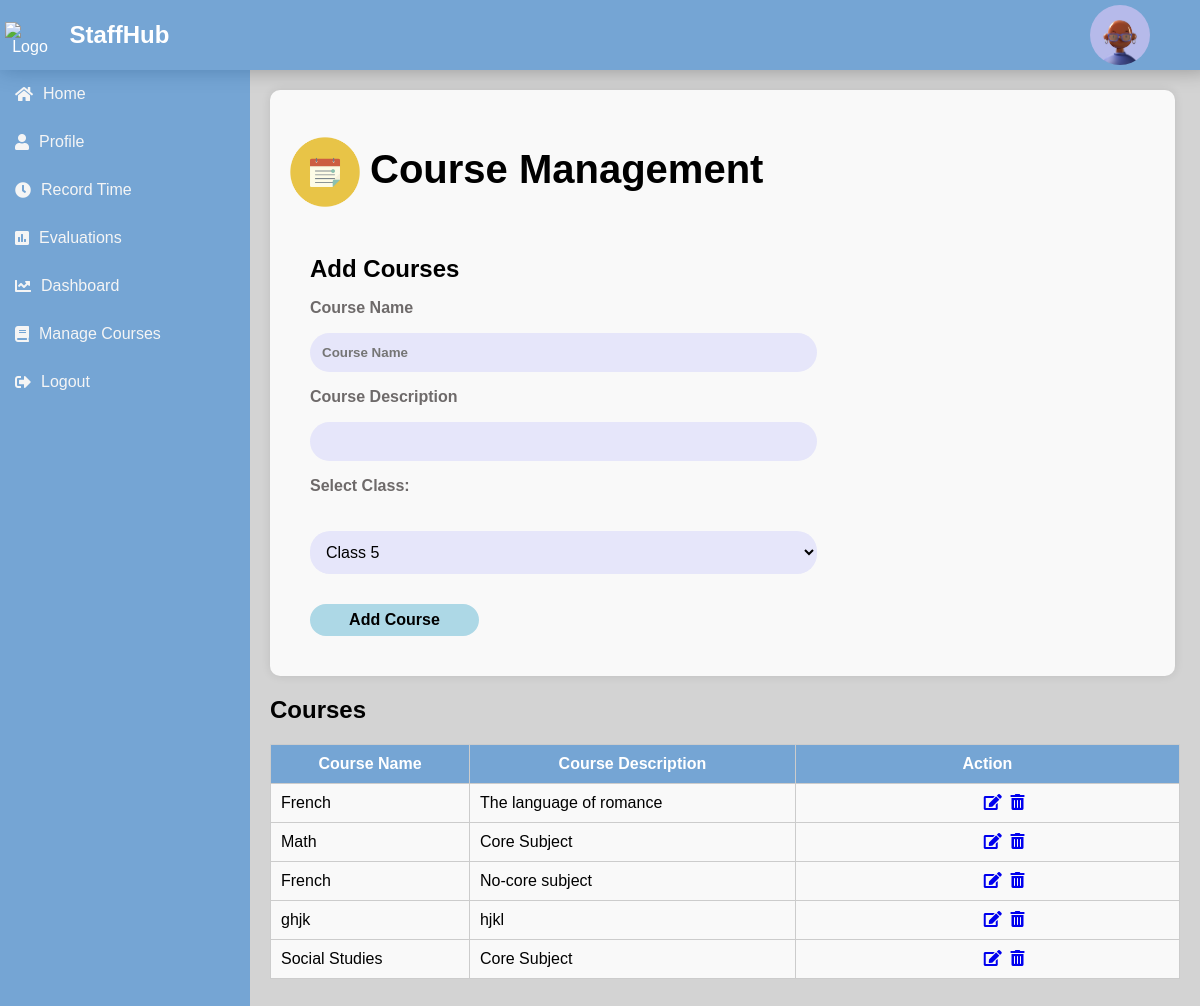
Screenshot of /admin/courses.php with the database file from the repository.
### tables this page shows
CREATE TABLE `courses` (
  `CourseID` int(11) NOT NULL,
  `UserID` int(11) DEFAULT NULL,
  `CourseName` varchar(100) DEFAULT NULL,
  `CourseDescription` varchar(255) DEFAULT NULL,
  `ClassID` int(11) NOT NULL
);

### actions/get_all_classes.php (called while the page is built)
<?php
include "../settings/connection.php";
function getAllClasses() {
    global $con;
    $sql = "SELECT * FROM class";
    $result = $con->query($sql);
    if ($result) {
        if ($result->num_rows > 0) {
            $classes=mysqli_fetch_all($result, MYSQLI_ASSOC);
            return $classes;
            }
        else {
            return array();
        }
    } else {
        return false;
    }
}

### functions/class_fxn.php (called while the page is built)
<?php
 include "../actions/get_all_classes.php";
 $classes = getAllClasses();
?>

### actions/get_all_courses.php (called while the page is built)
<?php
include "../settings/connection.php";
function getAllCourses() {
    global $con;
    $sql = "SELECT * FROM courses";
    $result = $con->query($sql);
    if ($result) {
        if ($result->num_rows > 0) {
            $courses=mysqli_fetch_all($result, MYSQLI_ASSOC);
            return $courses;
            }
        else {
            return array();
        }
    } else {
        return false;
    }
}

### functions/course_fxn.php (called while the page is built)
<?php
 include "../actions/get_all_courses.php";
 $courses = getAllCourses();
?>

### admin/courses.php (the view, shortened to what this page needs)
<?php
include "../functions/course_fxn.php";
include "../functions/class_fxn.php";
?>
<!DOCTYPE html>
<html lang="en">
<head>
    <link rel="stylesheet" href="https://cdnjs.cloudflare.com/ajax/libs/font-awesome/5.15.4/css/all.min.css">
</head>
<body>
    <header class="header">
        <div>
            <img src="../images/logo.png" alt="Logo" class="logo">
            <h1 class="header-title">StaffHub</h1>
        </div>
        <div class="profile">
            <div class="profile-img">
                <img src="../images/profile.jpeg" alt="Profile Image">
            </div>
        </div>
    </header>
    <div class="container">
        <div class="menu" id="menu">
            <ul>
                <li><a href="../view/welcome.php"><i class="fas fa-home"></i> Home</a></li>
                <li><a href="../admin/profile.php"><i class="fas fa-user"></i> Profile</a></li>
                <li><a href="../admin/time.php"><i class="fas fa-clock"></i> Record Time</a></li>
                <li><a href="../admin/evaluations.php"><i class="fas fa-poll"></i> Evaluations</a></li>
                <li><a href="../admin/dashboard.php"><i class="fas fa-chart-line"></i> Dashboard</a></li>
                <li><a href="../admin/courses.php"><i class="fas fa-book"></i> Manage Courses</a></li>
                <li><a href="../login/logout.php"><i class="fas fa-sign-out-alt"></i> Logout</a></li>
            </ul>
        </div>
        <div class="content">
            <div class="container">
                <div class="clocking-in card">
                    <h1 style="font-size:40px;"><img src="../images/event.jpg" alt="Event Icon" style="vertical-align: middle; margin-right: 10px; width: 70px;">Course Management</h2>
                        <br>
                        <div class="clockingcontainer">
                            <div class="clocking-details">
                                <div>
                                    <h2>Add Courses</h2>
                                    <form action="../actions/add_course_action.php" method="POST" name="addCourse" id="addCourseForm">
                                        <div class="calendar" id="clockInCalendar">
                                            <label for="courseName">Course Name</label>
                                            <input type="name" name="name" id="name" placeholder="Course Name" required>
                                            <label for="description">Course Description</label>
                                            <input type="description" name="description" id="description">
                                            <div class="dropdown">
                                                <label for="class">Select Class:</label>
                                                <br>
                                                <br>
                                                <select name="class" id="class">
                                                    <?php
                                                    foreach ($classes as $class) {
                                                        echo "<option value='" . $class['ClassID'] . "'>" . $class['Class'] . "</option>";
                                                    }
                                                    ?>
                                                </select>
                                            </div>
                                            <button type="submit" name="addCourse" id="addCourse">Add Course</button>
                                    </form>
                                </div>
                            </div>
                        </div>
                </div>
            </div>
        </div>
        <div class="recent-times">
            <h2>Courses</h2>
            <table>
                <thead>
                    <tr>
                        <th>Course Name</th>
                        <th>Course Description</th>
                        <th>Action</th>
                    </tr>
                </thead>
                <tbody>
                    <?php
                    if (!empty($courses)) {
                        foreach ($courses as $row) {
                            echo '<tr>';
                            echo '<td>' . $row['CourseName'] . '</td>';
                            echo '<td>' . $row['CourseDescription'] . '</td>';
                            echo '<td>';
                            echo '<a href="../admin/edit_course_view.php?id=' . $row['CourseID'] . '"><i class="fas fa-edit"></i></a>';
                            echo '<a href="../actions/delete_course_action.php?id=' . $row['CourseID'] . '"><i class="fas fa-trash-alt"></i></a>';
                            echo '</td>';
                            echo '</tr>';
                        }
                    } else {
                        echo '<tr><td colspan="2">No course found.</td></tr>';
                    }
                    ?>
                </tbody>
            </table>
        </div>
    </div>
</body>
</html>

### admin/courses.php (style rules this page uses)
body { font-family: Arial, sans-serif; background-color: lightgrey; margin: 0; padding: 0; }
.header { box-shadow: 0px 0px 20px rgba(0, 0, 0, 0.3); background-color: rgba(6, 109, 212, 0.459); color: white; padding: 5px; text-align: center; display: flex; justify-content: space-between; align-items: center; width: 100%; z-index: 2; }
.logo { width: 50px; height: auto; display: inline-block; vertical-align: middle; margin-right: 10px; }
.header-title { display: inline-block; text-align: left; font-size: 24px; }
.clocking-in.card { width: 95%; padding: 20px; border-radius: 10px; box-shadow: 0px 0px 10px rgba(0, 0, 0, 0.1); }
.clocking-in h1 { display: block; font-size: 30px; margin-bottom: 10px; }
.clocking-details { flex: 1; padding-left: 20px; }
.clocking-details>div { margin-bottom: 20px; }
.clocking-details h2 { font-size: 24px; margin-bottom: 10px; }
.calendar input { margin-bottom: 10px; }
.calendar button { margin-top: 10px; }
.profile { display: flex; align-items: center; margin-right: 50px; }
.profile-img { width: 60px; height: 60px; border-radius: 50%; overflow: hidden; margin-right: 5px; }
.profile-img img { width: 100%; margin-right: 0px; height: auto; }
.dropdown { margin-bottom: 20px; display: block; margin-top: 1rem; color: rgb(110, 106, 106); font-weight: bold; }
.dropdown select { padding: 10px; font-size: 16px; width: 60%; padding: 12px; box-sizing: border-box; background-color: lavender; border: none; border-radius: 20px; }
.container { display: flex; margin-top: 0px; }
.clockingcontainer { display: flex; margin-top: 30px; margin-top: 0px; }
.menu { width: 250px; height: 130vh; background-color: rgba(6, 109, 212, 0.459); transition: width 0.3s; z-index: 1; }
.menu ul { list-style: none; padding: 0; margin: 0; }
.menu ul li { padding: 15px; transition: background-color 0.3s; }
.menu ul li a { color: whitesmoke; text-decoration: none; display: flex; align-items: center; transition: color 0.3s; }
.menu ul li a i { margin-right: 10px; }
.content { flex: 1; padding: 20px; }
.card { padding: 20px; background-color: #f9f9f9; border-radius: 10px; box-shadow: 0px 0px 10px rgba(0, 0, 0, 0.1); }
label, input { display: block; margin-top: 1rem; color: rgb(110, 106, 106); font-weight: bold; text-align: left; }
input[type="name"], input[type="description"], input[type="class"] { width: 60%; padding: 12px; box-sizing: border-box; background-color: lavender; border: none; border-radius: 20px; }
button { padding: 5px 5px; font-size: 16px; font-weight: bold; background-color: lightblue; color: black; border: 2px solid lightblue; border-radius: 20px; cursor: pointer; margin-top: 20px; width: 20%; }
.recent-times { margin-top: 20px; }
.recent-times table { width: 100%; border-collapse: collapse; }
.recent-times th, .recent-times td { padding: 10px; border: 1px solid #ccc; }
.recent-times th { background-color: rgba(6, 109, 212, 0.459); color: #fff; }
.recent-times td { background-color: #f9f9f9; }

### rows the page displays
courses: CourseName "French", CourseDescription "The language of romance"
courses: CourseName "Math", CourseDescription "Core Subject"
courses: CourseName "French", CourseDescription "No-core subject"
courses: CourseName "ghjk", CourseDescription "hjkl"
courses: CourseName "Social Studies", CourseDescription "Core Subject"

### other values shown
form field class "Class 5"
